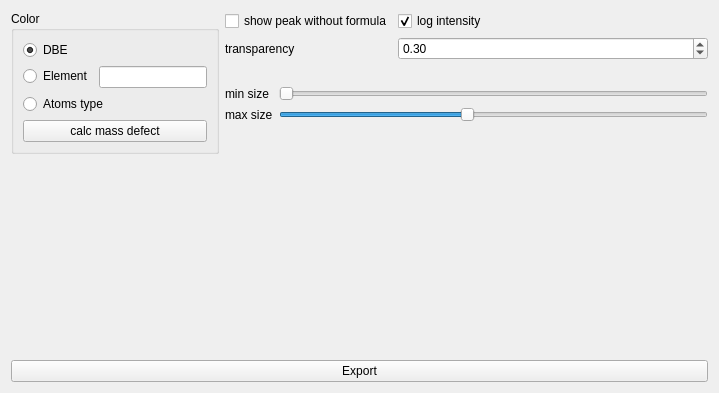
<?xml version="1.0" encoding="UTF-8"?>
<ui version="4.0">
 <class>Form</class>
 <widget class="QWidget" name="Form">
  <property name="geometry">
   <rect>
    <x>0</x>
    <y>0</y>
    <width>719</width>
    <height>393</height>
   </rect>
  </property>
  <property name="windowTitle">
   <string>Form</string>
  </property>
  <layout class="QVBoxLayout" name="verticalLayout">
   <item>
    <layout class="QHBoxLayout" name="horizontalLayout_6">
     <item>
      <layout class="QVBoxLayout" name="verticalLayout_24">
       <item>
        <widget class="QGroupBox" name="groupBox">
         <property name="sizePolicy">
          <sizepolicy hsizetype="Preferred" vsizetype="Preferred">
           <horstretch>0</horstretch>
           <verstretch>0</verstretch>
          </sizepolicy>
         </property>
         <property name="title">
          <string>Color</string>
         </property>
         <layout class="QFormLayout" name="formLayout_3">
          <item row="1" column="0">
           <widget class="QRadioButton" name="elementRadioButton">
            <property name="sizePolicy">
             <sizepolicy hsizetype="Preferred" vsizetype="Fixed">
              <horstretch>0</horstretch>
              <verstretch>0</verstretch>
             </sizepolicy>
            </property>
            <property name="text">
             <string>Element</string>
            </property>
           </widget>
          </item>
          <item row="1" column="1">
           <widget class="QLineEdit" name="elementLineEdit">
            <property name="sizePolicy">
             <sizepolicy hsizetype="Preferred" vsizetype="Fixed">
              <horstretch>0</horstretch>
              <verstretch>0</verstretch>
             </sizepolicy>
            </property>
           </widget>
          </item>
          <item row="0" column="0" colspan="2">
           <widget class="QRadioButton" name="dbeRadioButton">
            <property name="sizePolicy">
             <sizepolicy hsizetype="Preferred" vsizetype="Fixed">
              <horstretch>0</horstretch>
              <verstretch>0</verstretch>
             </sizepolicy>
            </property>
            <property name="text">
             <string>DBE</string>
            </property>
            <property name="checked">
             <bool>true</bool>
            </property>
           </widget>
          </item>
          <item row="3" column="0" colspan="2">
           <widget class="QPushButton" name="calcPushButton">
            <property name="sizePolicy">
             <sizepolicy hsizetype="Preferred" vsizetype="Fixed">
              <horstretch>0</horstretch>
              <verstretch>0</verstretch>
             </sizepolicy>
            </property>
            <property name="text">
             <string>calc mass defect</string>
            </property>
           </widget>
          </item>
          <item row="2" column="0" colspan="2">
           <widget class="QRadioButton" name="atomsRadioButton">
            <property name="text">
             <string>Atoms type</string>
            </property>
           </widget>
          </item>
         </layout>
        </widget>
       </item>
      </layout>
     </item>
     <item>
      <layout class="QVBoxLayout" name="verticalLayout_22">
       <item>
        <layout class="QFormLayout" name="formLayout_2">
         <item row="0" column="0">
          <widget class="QCheckBox" name="showGreyCheckBox">
           <property name="text">
            <string>show peak without formula</string>
           </property>
          </widget>
         </item>
         <item row="0" column="1">
          <widget class="QCheckBox" name="logCheckBox">
           <property name="sizePolicy">
            <sizepolicy hsizetype="Preferred" vsizetype="Fixed">
             <horstretch>0</horstretch>
             <verstretch>0</verstretch>
            </sizepolicy>
           </property>
           <property name="text">
            <string>log intensity</string>
           </property>
           <property name="checked">
            <bool>true</bool>
           </property>
          </widget>
         </item>
         <item row="1" column="0">
          <widget class="QLabel" name="label">
           <property name="text">
            <string>transparency</string>
           </property>
          </widget>
         </item>
         <item row="1" column="1">
          <widget class="QDoubleSpinBox" name="transparencyDoubleSpinBox">
           <property name="maximum">
            <double>1.000000000000000</double>
           </property>
           <property name="singleStep">
            <double>0.100000000000000</double>
           </property>
           <property name="value">
            <double>0.300000000000000</double>
           </property>
          </widget>
         </item>
        </layout>
       </item>
       <item>
        <layout class="QFormLayout" name="formLayout_8">
         <item row="0" column="0">
          <widget class="QLabel" name="label_14">
           <property name="text">
            <string>min size</string>
           </property>
          </widget>
         </item>
         <item row="0" column="1">
          <widget class="QSlider" name="minSizeHorizontalSlider">
           <property name="minimum">
            <number>-10</number>
           </property>
           <property name="maximum">
            <number>70</number>
           </property>
           <property name="value">
            <number>-10</number>
           </property>
           <property name="orientation">
            <enum>Qt::Horizontal</enum>
           </property>
          </widget>
         </item>
         <item row="1" column="0">
          <widget class="QLabel" name="label_15">
           <property name="text">
            <string>max size</string>
           </property>
          </widget>
         </item>
         <item row="1" column="1">
          <widget class="QSlider" name="maxSizeHorizontalSlider">
           <property name="minimum">
            <number>-10</number>
           </property>
           <property name="maximum">
            <number>70</number>
           </property>
           <property name="pageStep">
            <number>5</number>
           </property>
           <property name="value">
            <number>25</number>
           </property>
           <property name="orientation">
            <enum>Qt::Horizontal</enum>
           </property>
          </widget>
         </item>
        </layout>
       </item>
      </layout>
     </item>
    </layout>
   </item>
   <item>
    <widget class="QWidget" name="widget" native="true">
     <property name="sizePolicy">
      <sizepolicy hsizetype="Expanding" vsizetype="Expanding">
       <horstretch>0</horstretch>
       <verstretch>0</verstretch>
      </sizepolicy>
     </property>
    </widget>
   </item>
   <item>
    <widget class="QPushButton" name="exportPushButton">
     <property name="text">
      <string>Export</string>
     </property>
    </widget>
   </item>
  </layout>
 </widget>
 <resources/>
 <connections/>
</ui>
